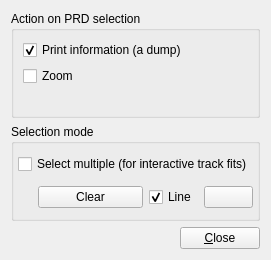
<ui version="4.0" >
 <class>PRDSysSettingsInteractionsForm</class>
 <widget class="QWidget" name="PRDSysSettingsInteractionsForm" >
  <property name="geometry" >
   <rect>
    <x>0</x>
    <y>0</y>
    <width>256</width>
    <height>260</height>
   </rect>
  </property>
  <property name="windowTitle" >
   <string>Form</string>
  </property>
  <layout class="QVBoxLayout" name="verticalLayout_4" >
   <item>
    <widget class="QGroupBox" name="groupBox" >
     <property name="title" >
      <string>Action on PRD selection</string>
     </property>
     <layout class="QVBoxLayout" name="verticalLayout_2" >
      <item>
       <layout class="QVBoxLayout" >
        <property name="spacing" >
         <number>-1</number>
        </property>
        <item>
         <widget class="QCheckBox" name="checkBox_printinfo" >
          <property name="text" >
           <string>Print information (a dump)</string>
          </property>
          <property name="checked" >
           <bool>true</bool>
          </property>
         </widget>
        </item>
       </layout>
      </item>
      <item>
       <layout class="QVBoxLayout" name="verticalLayout" >
        <item>
         <widget class="QCheckBox" name="checkBox_zoom" >
          <property name="text" >
           <string>Zoom</string>
          </property>
         </widget>
        </item>
        <item>
         <layout class="QHBoxLayout" name="_2" >
          <item>
           <spacer>
            <property name="orientation" >
             <enum>Qt::Horizontal</enum>
            </property>
            <property name="sizeType" >
             <enum>QSizePolicy::Fixed</enum>
            </property>
            <property name="sizeHint" stdset="0" >
             <size>
              <width>20</width>
              <height>20</height>
             </size>
            </property>
           </spacer>
          </item>
         </layout>
        </item>
       </layout>
      </item>
     </layout>
    </widget>
   </item>
   <item>
    <widget class="QGroupBox" name="groupBox_selectionMode" >
     <property name="title" >
      <string>Selection mode</string>
     </property>
     <layout class="QVBoxLayout" name="verticalLayout_3" >
      <property name="margin" >
       <number>4</number>
      </property>
      <item>
       <widget class="QCheckBox" name="checkBox_selModeMultiple" >
        <property name="text" >
         <string>Select multiple (for interactive track fits)</string>
        </property>
       </widget>
      </item>
      <item>
       <layout class="QHBoxLayout" name="horizontalLayout_2" >
        <item>
         <spacer name="horizontalSpacer" >
          <property name="orientation" >
           <enum>Qt::Horizontal</enum>
          </property>
          <property name="sizeType" >
           <enum>QSizePolicy::Fixed</enum>
          </property>
          <property name="sizeHint" stdset="0" >
           <size>
            <width>20</width>
            <height>10</height>
           </size>
          </property>
         </spacer>
        </item>
        <item>
         <widget class="QPushButton" name="pushButton_clearSelection" >
          <property name="text" >
           <string>Clear</string>
          </property>
         </widget>
        </item>
        <item>
         <layout class="QHBoxLayout" name="horizontalLayout" >
          <item>
           <widget class="QCheckBox" name="checkBox_showSelectionLine" >
            <property name="text" >
             <string>Line</string>
            </property>
            <property name="checked" >
             <bool>true</bool>
            </property>
           </widget>
          </item>
          <item>
           <widget class="VP1MaterialButton" name="matButton_multiselline" >
            <property name="text" >
             <string/>
            </property>
           </widget>
          </item>
         </layout>
        </item>
       </layout>
      </item>
     </layout>
    </widget>
   </item>
   <item>
    <layout class="QHBoxLayout" >
     <property name="spacing" >
      <number>0</number>
     </property>
     <item>
      <spacer>
       <property name="orientation" >
        <enum>Qt::Horizontal</enum>
       </property>
       <property name="sizeHint" stdset="0" >
        <size>
         <width>40</width>
         <height>20</height>
        </size>
       </property>
      </spacer>
     </item>
     <item>
      <widget class="QPushButton" name="pushButton_close" >
       <property name="text" >
        <string>&amp;Close</string>
       </property>
      </widget>
     </item>
    </layout>
   </item>
  </layout>
 </widget>
 <customwidgets>
  <customwidget>
   <class>VP1MaterialButton</class>
   <extends>QPushButton</extends>
   <header>VP1Base/VP1MaterialButton.h</header>
  </customwidget>
 </customwidgets>
 <resources/>
 <connections/>
</ui>
